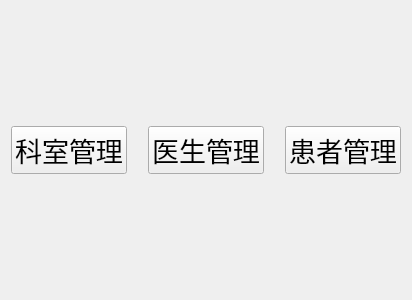
<?xml version="1.0" encoding="UTF-8"?>
<ui version="4.0">
 <class>WelcomeView</class>
 <widget class="QWidget" name="WelcomeView">
  <property name="geometry">
   <rect>
    <x>0</x>
    <y>0</y>
    <width>412</width>
    <height>300</height>
   </rect>
  </property>
  <property name="windowTitle">
   <string>欢迎</string>
  </property>
  <layout class="QVBoxLayout" name="verticalLayout">
   <item>
    <spacer name="verticalSpacer_2">
     <property name="orientation">
      <enum>Qt::Orientation::Vertical</enum>
     </property>
     <property name="sizeHint" stdset="0">
      <size>
       <width>20</width>
       <height>119</height>
      </size>
     </property>
    </spacer>
   </item>
   <item>
    <layout class="QHBoxLayout" name="horizontalLayout_2">
     <item>
      <widget class="QPushButton" name="btDepartment">
       <property name="font">
        <font>
         <pointsize>20</pointsize>
        </font>
       </property>
       <property name="text">
        <string>科室管理</string>
       </property>
       <property name="iconSize">
        <size>
         <width>12</width>
         <height>12</height>
        </size>
       </property>
       <property name="autoRepeatInterval">
        <number>100</number>
       </property>
      </widget>
     </item>
     <item>
      <spacer name="horizontalSpacer">
       <property name="orientation">
        <enum>Qt::Orientation::Horizontal</enum>
       </property>
       <property name="sizeHint" stdset="0">
        <size>
         <width>40</width>
         <height>20</height>
        </size>
       </property>
      </spacer>
     </item>
     <item>
      <layout class="QHBoxLayout" name="horizontalLayout">
       <item>
        <widget class="QPushButton" name="btDoctor">
         <property name="font">
          <font>
           <pointsize>20</pointsize>
          </font>
         </property>
         <property name="text">
          <string>医生管理</string>
         </property>
        </widget>
       </item>
       <item>
        <spacer name="horizontalSpacer_2">
         <property name="orientation">
          <enum>Qt::Orientation::Horizontal</enum>
         </property>
         <property name="sizeHint" stdset="0">
          <size>
           <width>40</width>
           <height>20</height>
          </size>
         </property>
        </spacer>
       </item>
       <item>
        <widget class="QPushButton" name="btPatient">
         <property name="font">
          <font>
           <pointsize>20</pointsize>
          </font>
         </property>
         <property name="text">
          <string>患者管理</string>
         </property>
        </widget>
       </item>
      </layout>
     </item>
    </layout>
   </item>
   <item>
    <spacer name="verticalSpacer">
     <property name="orientation">
      <enum>Qt::Orientation::Vertical</enum>
     </property>
     <property name="sizeHint" stdset="0">
      <size>
       <width>20</width>
       <height>119</height>
      </size>
     </property>
    </spacer>
   </item>
  </layout>
 </widget>
 <resources/>
 <connections/>
</ui>
